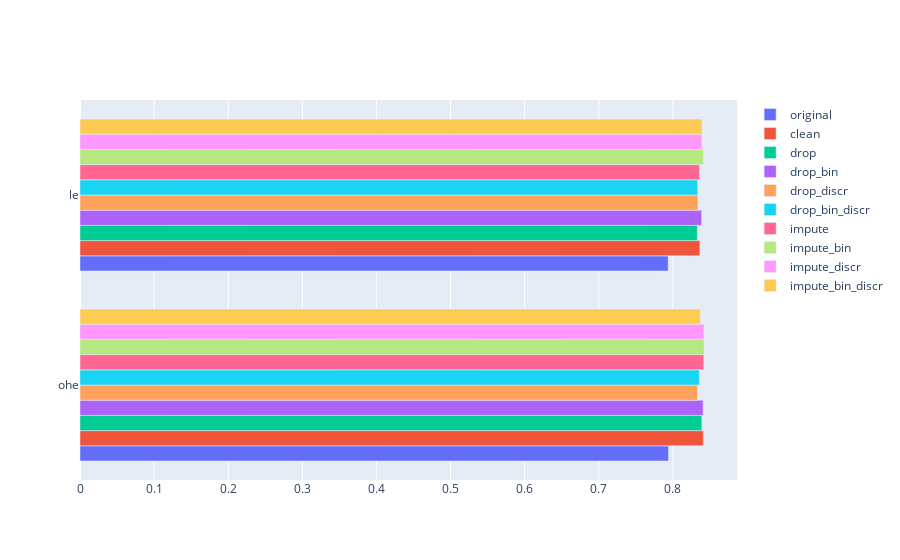

Write notebook code for a chart like this one.
### Markdown cell above
## K-Nearest Neighbors

KNN is a non-parametric model that exploits the available data to make predictions; specifically, after having defined a proper distance measure, the model looks at the $K$ *nearest* points and then assigns the class by majority voting. The main drawback of this model, apart from the infering slowness, is that highdimensional space is empty, therefore, with a lot of variables like in our case, we cannot expect the model to perform very well.

### Code cell
# KNN
knn = {}
knn_results = {}

param_grid = [
  {'n_neighbors': [2, 3, 5, 7, 9, 13, 17, 20]},
]

# Loop
for key in datasets_keys:
    knn[key] = {}
    knn_results[key] = {}
    
    # Grid search
    knn[key]["model_ohe"] = GridSearchCV(KNeighborsClassifier(), param_grid, scoring='accuracy', n_jobs=8).fit(
        datasets[key]["X_train_ohe"], datasets[key]["Y_train"]
    ).best_estimator_
    knn[key]["model_le"] = GridSearchCV(KNeighborsClassifier(), param_grid, scoring='accuracy', n_jobs=8).fit(
        datasets[key]["X_train_le"], datasets[key]["Y_train"]
    ).best_estimator_
    
    # Test
    knn_results[key]["ohe"] = knn[key]['model_ohe'].score(datasets[key]['X_test_ohe'], datasets[key]['Y_test'])
    knn_results[key]["le"] = knn[key]['model_le'].score(datasets[key]['X_test_le'], datasets[key]['Y_test'])

# Plot
fig = go.Figure()
knn_results = pd.DataFrame(knn_results)
for col in knn_results:
    fig.add_traces(go.Bar(y=knn_results.index, x=knn_results[col], orientation="h", name=col))

fig.show()

### Figure 1 — Plotly figure (JSON) as saved in the notebook; plotly's stock layout.template omitted (floating-point values rounded to 4 significant figures)
{"data": [{"name": "original", "orientation": "h", "type": "bar", "x": [0.7941, 0.7936], "y": ["ohe", "le"]}, {"name": "clean", "orientation": "h", "type": "bar", "x": [0.8411, 0.8364], "y": ["ohe", "le"]}, {"name": "drop", "orientation": "h", "type": "bar", "x": [0.8391, 0.833], "y": ["ohe", "le"]}, {"name": "drop_bin", "orientation": "h", "type": "bar", "x": [0.8408, 0.8388], "y": ["ohe", "le"]}, {"name": "drop_discr", "orientation": "h", "type": "bar", "x": [0.8333, 0.8338], "y": ["ohe", "le"]}, {"name": "drop_bin_discr", "orientation": "h", "type": "bar", "x": [0.8357, 0.8335], "y": ["ohe", "le"]}, {"name": "impute", "orientation": "h", "type": "bar", "x": [0.8417, 0.8359], "y": ["ohe", "le"]}, {"name": "impute_bin", "orientation": "h", "type": "bar", "x": [0.8422, 0.8412], "y": ["ohe", "le"]}, {"name": "impute_discr", "orientation": "h", "type": "bar", "x": [0.842, 0.8391], "y": ["ohe", "le"]}, {"name": "impute_bin_discr", "orientation": "h", "type": "bar", "x": [0.837, 0.8394], "y": ["ohe", "le"]}], "layout": {"autosize": true, "xaxis": {"autorange": true, "range": [0, 0.8865], "type": "linear"}, "yaxis": {"autorange": true, "range": [-0.5, 1.5], "type": "category"}}}
